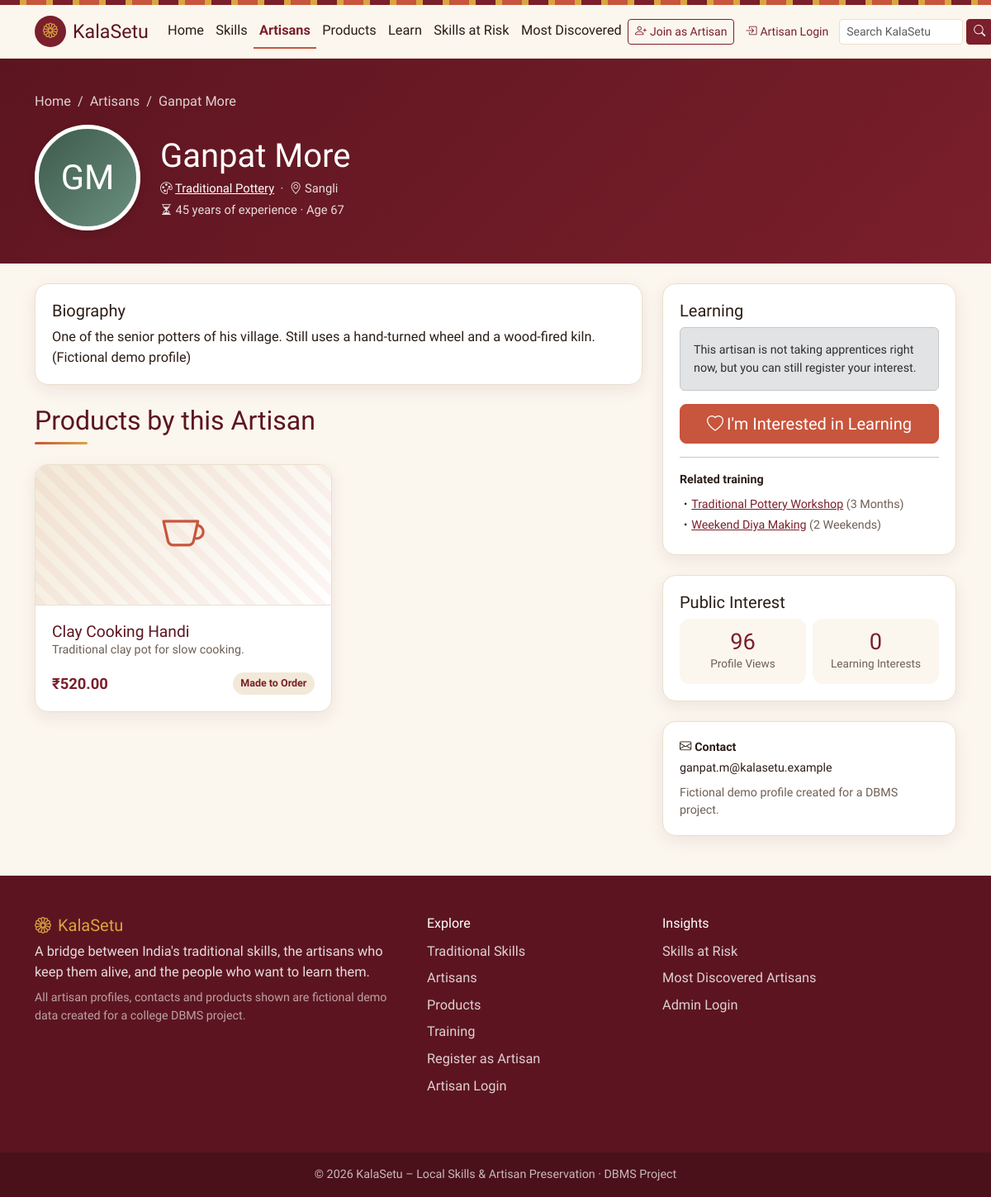
Page /artisan_details.php?id=3 on the committed database.
### tables this page shows
CREATE TABLE artisans (
    artisan_id          INT PRIMARY KEY AUTO_INCREMENT,
    skill_id            INT NOT NULL,
    artisan_name        VARCHAR(150) NOT NULL,
    age                 INT,
    experience          INT,
    bio                 TEXT,
    contact             VARCHAR(100),
    accepts_apprentices BOOLEAN DEFAULT FALSE,
    profile_image       VARCHAR(255),
    CONSTRAINT fk_artisan_skill FOREIGN KEY (skill_id)
        REFERENCES skills(skill_id)
        ON UPDATE CASCADE ON DELETE RESTRICT
);

CREATE TABLE skills (
    skill_id    INT PRIMARY KEY AUTO_INCREMENT,
    district_id INT NOT NULL,
    skill_name  VARCHAR(150) NOT NULL,
    category    VARCHAR(100) NOT NULL,
    description TEXT,
    CONSTRAINT fk_skill_district FOREIGN KEY (district_id)
        REFERENCES districts(district_id)
        ON UPDATE CASCADE ON DELETE RESTRICT
);

CREATE TABLE districts (
    district_id   INT PRIMARY KEY AUTO_INCREMENT,
    district_name VARCHAR(100) NOT NULL,
    state         VARCHAR(100) NOT NULL
);

CREATE TABLE products (
    product_id   INT PRIMARY KEY AUTO_INCREMENT,
    artisan_id   INT NOT NULL,
    product_name VARCHAR(150) NOT NULL,
    description  TEXT,
    price        DECIMAL(10,2),
    availability VARCHAR(50),
    image        VARCHAR(255),
    CONSTRAINT fk_product_artisan FOREIGN KEY (artisan_id)
        REFERENCES artisans(artisan_id)
        ON UPDATE CASCADE ON DELETE CASCADE
);

CREATE TABLE training (
    training_id     INT PRIMARY KEY AUTO_INCREMENT,
    skill_id        INT NOT NULL,
    training_name   VARCHAR(150) NOT NULL,
    duration        VARCHAR(100),
    available_seats INT,
    description     TEXT,
    CONSTRAINT fk_training_skill FOREIGN KEY (skill_id)
        REFERENCES skills(skill_id)
        ON UPDATE CASCADE ON DELETE CASCADE
);

### artisan_details.php (the view, shortened to what this page needs)
<?php
require 'config/database.php';
require 'includes/functions.php';
$root = '';
$id = get_int('id');
$stmt = $pdo->prepare("
    SELECT a.*, s.skill_name, s.skill_id, s.category, d.district_name
    FROM artisans a
    INNER JOIN skills s    ON a.skill_id = s.skill_id
    INNER JOIN districts d ON s.district_id = d.district_id
    WHERE a.artisan_id = ?
");
$stmt->execute([$id]);
$artisan = $stmt->fetch();
$justSubmitted = isset($_GET['interest']);
if ($_SERVER['REQUEST_METHOD'] === 'GET' && !$justSubmitted) {
    $pdo->prepare('UPDATE artisans SET profile_views = profile_views + 1 WHERE artisan_id = ?')->execute([$id]);
    $artisan['profile_views']++;
}
$stmt = $pdo->prepare('SELECT * FROM products WHERE artisan_id = ? ORDER BY product_name');
$stmt->execute([$id]);
$products = $stmt->fetchAll();
$stmt = $pdo->prepare('SELECT COUNT(*) FROM visitor_interest WHERE artisan_id = ?');
$stmt->execute([$id]);
$interestCount = (int) $stmt->fetchColumn();
$stmt = $pdo->prepare('SELECT training_id, training_name, duration, available_seats FROM training WHERE skill_id = ?');
$stmt->execute([$artisan['skill_id']]);
$trainings = $stmt->fetchAll();
include 'includes/header.php';
?>
<section class="detail-hero">
    <div class="container">
        <nav aria-label="breadcrumb"><ol class="breadcrumb mb-3">
            <li class="breadcrumb-item"><a href="index.php">Home</a></li>
            <li class="breadcrumb-item"><a href="artisans.php">Artisans</a></li>
            <li class="breadcrumb-item active" aria-current="page"><?= e($artisan['artisan_name']) ?></li>
        </ol></nav>
        <div class="d-flex flex-wrap align-items-center gap-4">
            <?= artisan_avatar($artisan, $root, 'lg') ?>
            <div>
                <h1 class="mb-1"><?= e($artisan['artisan_name']) ?></h1>
                <div class="meta-line mb-1">
                    <i class="bi bi-palette"></i> <a href="skill_details.php?id=<?= (int) $artisan['skill_id'] ?>" class="text-white"><?= e($artisan['skill_name']) ?></a>
                    &nbsp;·&nbsp; <i class="bi bi-geo-alt"></i> <?= e($artisan['district_name']) ?>
                </div>
                <div class="meta-line"><i class="bi bi-hourglass-split"></i> <?= (int) $artisan['experience'] ?> years of experience<?php if ($artisan['age']): ?> · Age <?= (int) $artisan['age'] ?><?php endif; ?></div>
            </div>
        </div>
    </div>
</section>
<div class="container mt-4">
    <div class="row g-4">
        <div class="col-lg-8">
            <div class="ks-card static mb-4"><div class="card-body">
                <h2 class="h5">Biography</h2>
                <p class="mb-0"><?= nl2br(e($artisan['bio'])) ?></p>
            </div></div>
            <h2 class="section-title">Products by this Artisan</h2>
            <div class="row g-3">
                <?php foreach ($products as $p): ?>
                <div class="col-sm-6">
                    <div class="ks-card">
                        <?= product_image($p + ['category' => $artisan['category']], $root) ?>
                        <div class="card-body">
                            <h3 class="card-title h6"><?= e($p['product_name']) ?></h3>
                            <p class="small text-muted-ks"><?= e($p['description']) ?></p>
                            <div class="d-flex justify-content-between align-items-center">
                                <span class="price"><?= format_price($p['price']) ?></span>
                                <span class="ks-badge"><?= e($p['availability']) ?></span>
                            </div>
                        </div>
                    </div>
                </div>
                <?php endforeach; ?>
            </div>
        </div>
        <div class="col-lg-4">
            <div class="ks-card static mb-4"><div class="card-body">
                <h2 class="h5">Learning</h2>
                <?php if ($artisan['accepts_apprentices']): ?>
                    <div class="teaching-note p-3 mb-3"><i class="bi bi-mortarboard-fill me-2"></i>This artisan is currently open to teaching.</div>
                <?php else: ?>
                    <div class="alert alert-secondary small mb-3">This artisan is not taking apprentices right now, but you can still register your interest.</div>
                <?php endif; ?>
                <button type="button" class="btn btn-terracotta w-100 btn-lg" data-bs-toggle="modal" data-bs-target="#interestModal">
                    <i class="bi bi-heart me-1"></i>I'm Interested in Learning
                </button>
                <?php if ($trainings): ?>
                    <hr>
                    <div class="small fw-semibold mb-2">Related training</div>
                    <?php foreach ($trainings as $t): ?>
                        <div class="small mb-1"><i class="bi bi-dot"></i><a href="training.php#training-<?= (int) $t['training_id'] ?>"><?= e($t['training_name']) ?></a> <span class="text-muted-ks">(<?= e($t['duration']) ?>)</span></div>
                    <?php endforeach; ?>
                <?php endif; ?>
            </div></div>
            <div class="ks-card static mb-4"><div class="card-body">
                <h2 class="h5">Public Interest</h2>
                <div class="row g-2">
                    <div class="col-6"><div class="info-tile"><div class="num"><?= (int) $artisan['profile_views'] ?></div><div class="lbl">Profile Views</div></div></div>
                    <div class="col-6"><div class="info-tile"><div class="num"><?= $interestCount ?></div><div class="lbl">Learning Interests</div></div></div>
                </div>
            </div></div>
            <div class="ks-card static"><div class="card-body small">
                <div class="fw-semibold mb-1"><i class="bi bi-envelope me-1"></i>Contact</div>
                <div><?= e($artisan['contact']) ?></div>
                <div class="text-muted-ks mt-2">Fictional demo profile created for a DBMS project.</div>
            </div></div>
        </div>
    </div>
</div>
<?php include 'includes/footer.php'; ?>

### includes/functions.php (shortened to what this page needs)
<?php
function e($value): string
{
    return htmlspecialchars((string) $value, ENT_QUOTES, 'UTF-8');
}
function category_icon(?string $category): string
{
    $map = [
        'Pottery'             => 'bi-cup',
        'Craft'               => 'bi-basket',
        'Leather'             => 'bi-bag',
        'Jewellery'           => 'bi-gem',
        'Folk Art'            => 'bi-brush',
        'Textile'             => 'bi-scissors',
        'Woodwork'            => 'bi-tree',
        'Metal Craft'         => 'bi-hammer',
        'Musical Instruments' => 'bi-music-note-beamed',
    ];
    return $map[$category] ?? 'bi-palette';
}
function initials(string $name): string
{
    $parts = preg_split('/\s+/', trim($name));
    $first = mb_substr($parts[0] ?? '', 0, 1);
    $last  = count($parts) > 1 ? mb_substr(end($parts), 0, 1) : '';
    return mb_strtoupper($first . $last);
}
function artisan_avatar(array $a, string $root, string $size = ''): string
{
    $cls = 'avatar' . ($size ? ' avatar-' . $size : '');
    $tone = ((int) ($a['artisan_id'] ?? 0)) % 5;
    return '<div class="' . $cls . ' avatar-tone-' . $tone . '" aria-hidden="true">' . e(initials($a['artisan_name'])) . '</div>';
}
function product_image(array $p, string $root): string
{
    return '<div class="product-placeholder"><i class="bi ' . category_icon($p['category'] ?? null) . '"></i></div>';
}
function format_price($price): string
{
    return '₹' . number_format((float) $price, 2);
}

### assets/css/style.css (style rules this page uses)
:root { --ks-cream: #fbf6ee; --ks-cream-dark: #f3e9d8; --ks-maroon: #7a1f2b; --ks-maroon-dark: #5c1520; --ks-terracotta: #c8553d; --ks-gold: #d9a441; --ks-text: #2b1d16; --ks-muted: #6f5f55; --ks-card: #ffffff; --ks-border: #eadfcd; --ks-shadow: 0 6px 20px rgba(92, 21, 32, 0.08); --ks-shadow-hover: 0 12px 28px rgba(92, 21, 32, 0.14); --ks-radius: 16px; }
body { background: var(--ks-cream); color: var(--ks-text); font-family: 'Mukta', system-ui, -apple-system, 'Segoe UI', sans-serif; font-size: 1.02rem; }
h1, h2, h3, h4, .display-font, .navbar-brand { font-family: 'Marcellus', Georgia, serif; color: var(--ks-maroon-dark); }
a { color: var(--ks-maroon); }
.text-muted-ks { color: var(--ks-muted) !important; }
.btn-terracotta { background: var(--ks-terracotta); border-color: var(--ks-terracotta); color: #fff; }
.breadcrumb a { text-decoration: none; }
.section-title { position: relative; padding-bottom: .6rem; margin-bottom: 1.5rem; }
.section-title::after { content: ''; position: absolute; left: 0; bottom: 0; width: 64px; height: 3px; border-radius: 3px; background: linear-gradient(90deg, var(--ks-terracotta), var(--ks-gold)); }
.ks-card { background: var(--ks-card); border: 1px solid var(--ks-border); border-radius: var(--ks-radius); box-shadow: var(--ks-shadow); transition: transform .2s ease, box-shadow .2s ease; height: 100%; overflow: hidden; }
.ks-card .card-body { padding: 1.25rem; }
.ks-card .card-title { font-family: 'Marcellus', serif; color: var(--ks-maroon-dark); font-size: 1.2rem; }
.ks-card.static { height: auto; }
.ks-badge { display: inline-flex; align-items: center; gap: .25rem; font-size: .78rem; font-weight: 600; padding: .25rem .6rem; border-radius: 999px; background: var(--ks-cream-dark); color: var(--ks-maroon); }
.meta-line { color: var(--ks-muted); font-size: .92rem; }
.meta-line i { color: var(--ks-terracotta); }
.avatar { width: 64px; height: 64px; border-radius: 50%; flex-shrink: 0; display: inline-flex; align-items: center; justify-content: center; font-family: 'Marcellus', serif; font-size: 1.4rem; color: #fff; border: 3px solid #fff; box-shadow: 0 3px 10px rgba(0,0,0,.12); }
.avatar-lg { width: 128px; height: 128px; font-size: 2.6rem; border-width: 5px; }
.avatar-tone-3 { background: linear-gradient(135deg, #3d5a4c, #6b9080); }
.product-placeholder, .product-img { height: 170px; width: 100%; object-fit: cover; }
.product-placeholder { display: flex; align-items: center; justify-content: center; background: repeating-linear-gradient(45deg, rgba(200,85,61,.06) 0 10px, transparent 10px 20px), linear-gradient(135deg, var(--ks-cream-dark), #fff); color: var(--ks-terracotta); font-size: 3.2rem; border-bottom: 1px solid var(--ks-border); }
.price { font-weight: 700; color: var(--ks-maroon); font-size: 1.15rem; }
.detail-hero { background: linear-gradient(135deg, var(--ks-maroon-dark), var(--ks-maroon)); color: #fff; padding: 2.5rem 0; }
.detail-hero h1 { color: #fff; }
.detail-hero .meta-line, .detail-hero .meta-line i { color: rgba(255,255,255,.85); }
.detail-hero .breadcrumb-item a, .detail-hero .breadcrumb-item.active, .detail-hero .breadcrumb-item + .breadcrumb-item::before { color: rgba(255,255,255,.8); }
.info-tile { background: var(--ks-cream); border-radius: 12px; padding: .9rem 1rem; text-align: center; }
.info-tile .num { font-family: 'Marcellus', serif; font-size: 1.7rem; color: var(--ks-maroon); line-height: 1.1; }
.info-tile .lbl { font-size: .85rem; color: var(--ks-muted); }

### rows in the picture
artisans: artisan_name "Ganpat More", artisan_name "GM", skill.skill_name "Traditional Pottery", districts.district_name "Sangli", experience "45", age "67", bio "One of the senior potters of his village. Still uses a hand-turned wheel and a wood-fired kiln. (Fictional demo profile)", contact "ganpat.m@kalasetu.example"
products: product_name "Clay Cooking Handi", description "Traditional clay pot for slow cooking.", price "₹520.00", availability "Made to Order"
training: training_name "Traditional Pottery Workshop", duration "3 Months"
training: training_name "Weekend Diya Making", duration "2 Weekends"

### other values in the picture
$label "Home Skills Artisans Products Learn Skills at Risk Most Discovered"
$artisan['profile_views'] "96"
$interestCount "0"
